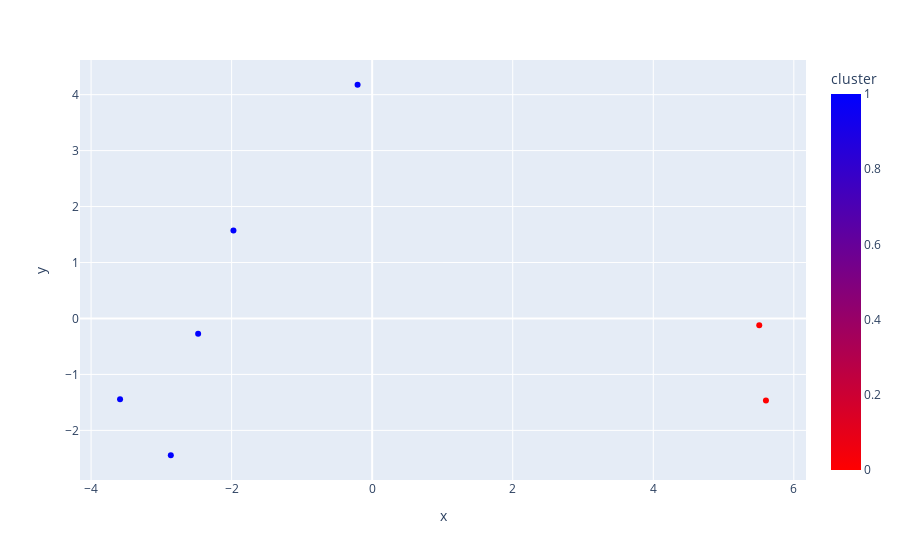

Write notebook code for a chart like this one.
### Code cell
# Criando um gráfico para analisar os clusters das plataformas
info_plataformas = ['platform', 'water_depth', 'type_of_production (1 oil and gas; 2 oil; 3 gas)', 'number_of_piles']

colors = ['red', 'blue']

grafico_kmeans = px.scatter(df, x=X_pca[:, 0], y=X_pca[:, 1], color='cluster', hover_data=info_plataformas, color_continuous_scale=colors)

grafico_kmeans.show()

### Figure 1 — Plotly figure (JSON) as saved in the notebook; plotly's stock layout.template omitted (floating-point values rounded to 4 significant figures)
{"data": [{"customdata": [[1, 99, 1, 8], [2, 112, 1, 9], [20, 141, 2, 26], [25, 156, 2, 32], [26, 103, 3, 20], [27, 144, 3, 20], [29, 116, 1, 5]], "hovertemplate": "x=%{x}<br>y=%{y}<br>platform=%{customdata[0]}<br>water_depth=%{customdata[1]}<br>type_of_production (1 oil and gas; 2 oil; 3 gas)=%{customdata[2]}<br>number_of_piles=%{customdata[3]}<br>cluster=%{marker.color}<extra></extra>", "legendgroup": "", "marker": {"color": [0, 0, 1, 1, 1, 1, 1], "coloraxis": "coloraxis", "symbol": "circle"}, "mode": "markers", "name": "", "orientation": "v", "showlegend": false, "type": "scatter", "x": [5.508, 5.603, -3.588, -2.865, -1.974, -2.476, -0.2076], "xaxis": "x", "y": [-0.1202, -1.468, -1.443, -2.445, 1.571, -0.2718, 4.177], "yaxis": "y"}], "layout": {"coloraxis": {"colorbar": {"title": {"text": "cluster"}}, "colorscale": [[0, "red"], [1, "blue"]]}, "legend": {"tracegroupgap": 0}, "margin": {"t": 60}, "xaxis": {"anchor": "y", "domain": [0, 1], "title": {"text": "x"}}, "yaxis": {"anchor": "x", "domain": [0, 1], "title": {"text": "y"}}}}
